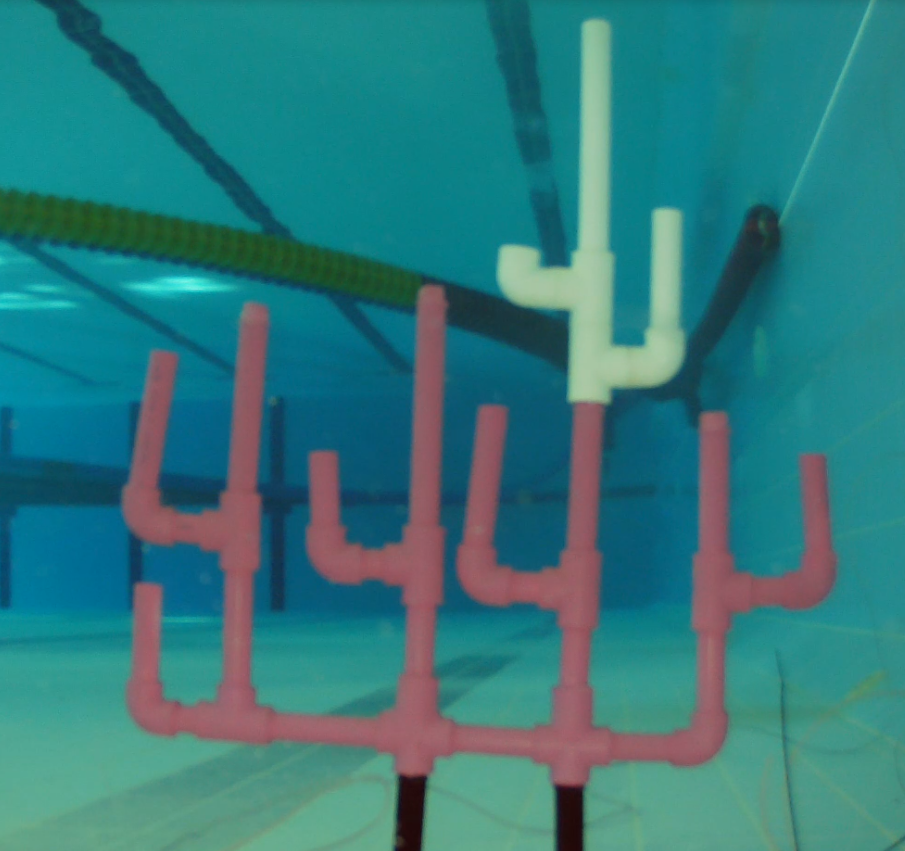
#> input picture fotolar/foto2.png, 905 x 851 px, given in place of fotoooF2.png, which was not available
$ python mainClass_3.py
#> lines starting #> are read from the running program, lines starting #| are printed output that depends on the picture; after the words box and inside, x2 and y2 are one past the last pixel; in counts of white or black regions, pixels touching at a corner belong together; pictures that were not available may be replaced by others from this repository, and a replacement may not be noted
#> further down, coral_reef_photo is the input picture: shape (851, 905, 3); mean B, G, R 125.2, 122.2, 48.8
import cv2
import numpy as np
from skimage import filters
from skimage.morphology import skeletonize
import itertools
import time


"""
                            --- Coral Reef Main Code Class Yapısı Deneme ---
    Thread kullanımı yok. Düz sırayla işlemler yapılıyor. Tüm değişkenlere ve fonksiyonlara İngilizce isimler yazıldı.
Saniyede ortalama 7 - 8 frame işlenmektedir. Ubuntu işletim sisteminde daha stabil çalışmaktadır.

"""


class Coral:
    version = "1.3"

    def __init__(self):
        """
            Coral sınıfının tüm değişkenlerinin tanımlandığı __init__ fonksiyonu
        """

        self.image = None
        self.copy_image = None
        self.copy_image_2 = None
        self.hsv_image = None
        self.pink_image = None
        self.white_image = None
        self.bitwise_image = None
        self.mask_sum_image = None
        self.skeleton_image = None
        self.skeleton_warped = None
        self.roi_image = None
        self.roi_mask_image = None
        self.roi_diff = 10
        self.soft_image = None
        self.warped_photo = None
        self.transformed_photo = None
        self.overlapped_image = None
        self.min_pink_area_value = 10000
        self.max_area = 0
        self.points = []
        self.points_end = []
        self.points_warped = []
        self.points_warped_end = []
        self.key_points = []
        self.key_points_photo = []
        self.line_1 = []
        self.line_2 = []

        self.kernel_1_1 = np.ones((1, 1), np.uint8)
        self.kernel_1_3 = np.ones((1, 3), np.uint8)
        self.kernel_3_1 = np.ones((3, 1), np.uint8)
        self.kernel_3_3 = np.ones((3, 3), np.uint8)
        self.kernel_5_5 = np.ones((5, 5), np.uint8)

        self.lowerPink = np.array([120, 0, 68])
        self.upperPink = np.array([179, 255, 255])
        self.lowerWhite = np.array([40, 0, 170])
        self.upperWhite = np.array([90, 95, 255])

        self.frameSize = (960, 540)
        self.error_msg = ""

    def get_image(self, image):
        """
            Buraya videodan gelen frame ler girilir ve girilen frame self değişkenlere atanır, gerekli kopyaları alınır.
        Ayrı olarak bu fonksiyon her çağrıldığında bir önceki frame e ait olan değişkenler sıfırlanır ve sürekli ayrı
        class tanımlanmaya gerek kalmadan loop başına yazılarak yeniden tanımlanmış hale getirir. İleriki aşamalarda
        canlı çekilen frame ler bu fonksiyona girilecektir.
        """

        self.error_msg = "OK"
        self.image = image
        # self.hsv_image = cv2.cvtColor(self.image, cv2.COLOR_BGR2HSV)
        self.copy_image = np.copy(self.image)
        self.copy_image_2 = np.copy(self.image)
        self.skeleton_image = None
        self.skeleton_warped = None
        self.roi_image = None
        self.transformed_photo = None
        self.roi_mask_image = np.copy(self.image)
        self.roi_diff = 10
        self.points = []
        self.points_end = []
        self.points_warped = []
        self.points_warped_end = []
        self.key_points = []
        self.key_points_photo = []
        self.line_1 = []
        self.line_2 = []

    # [29 lines left out: functions transform_hsv, apply_bitwise, apply_white_mask, not called in this run]

    def apply_pink_mask(self, input_image):
        """
            Fonksiyon çağrıldığında gelen görüntüyü pembe renkte maskeler ve bunu hem return le geri verir hem de main
        looptan kolay erişilebilmesi için self.pink_image değişkenine atar.
        """

        hsv_image = cv2.cvtColor(input_image, cv2.COLOR_BGR2HSV)
#> hsv_image: shape (425, 452, 3); mean H, S, V 99.7, 178.3, 135.7
        mask_pink = cv2.inRange(hsv_image, self.lowerPink, self.upperPink)
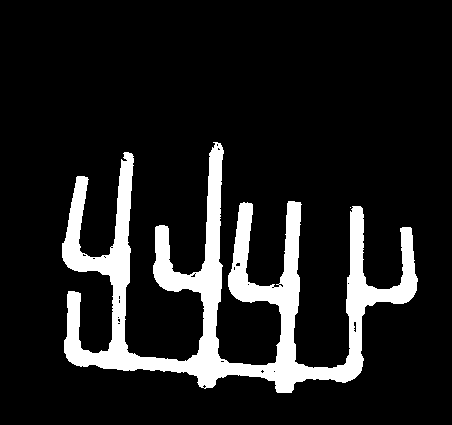
#> mask_pink: shape (425, 452); 12.4% white; 2 white regions (1 under 20 px)
        self.pink_image = mask_pink
        return mask_pink

    def apply_mask(self, input_image):
        """
            Fonksiyon çağrıldığında gelen görüntüyü beyaz ve pembe renkte maskeler ve bunu hem return le geri verir
        hem de main looptan kolay erişilebilmesi için self.mask_sum_image değişkenine atar.
        """

        hsv_image = cv2.cvtColor(input_image, cv2.COLOR_BGR2HSV)
        mask_white = cv2.inRange(hsv_image, self.lowerWhite, self.upperWhite)
        # cv2.imshow("White Mask", mask_white)
        mask_pink = cv2.inRange(hsv_image, self.lowerPink, self.upperPink)
        # cv2.imshow("Pink Mask", mask_pink)
        self.mask_sum_image = cv2.add(mask_white, mask_pink)
        return self.mask_sum_image

    def get_roi_image(self):    # Farkı bulunacak ilk görsel için
        """
            Bu fonksiyon çağırıldığında get_image fonksiyonunda girilen frame in ROI si alınır. Bunu yapmak için
        öncelikle görüntünün pembe maskesini alır ve konturlar. En Büyük konturlu olan alanı bulur ve
        min_pink_area_value ile karşılaştırır eğer bu değerden büyükse devam eder küçükse False döndürür. Devam eden kod
        bu konturu alınmış en büyük alanın sağ, sol ve alt noktalarını alarak ROI sini çıkarır.
        """

        self.apply_pink_mask(self.image)
        contours, _ = cv2.findContours(self.pink_image, cv2.RETR_TREE, cv2.CHAIN_APPROX_SIMPLE)
#> contours = 27 contours, 25 with area under 20; largest, box (x1, y1, x2, y2) and area: (62, 142, 418, 393) 22386, (353, 321, 357, 333) 26

        area_list = []
        for i in range(len(contours)):
            area_list.append(cv2.contourArea(contours[i]))
#> this loop made 27 passes
#> after the loop, area_list = 27 values, max 22385.5 at index 1, min 0 at index 0, mean 835.1
        if not area_list == []:
            self.max_area = max(area_list)
#> self.max_area = 22385.5
            big_area_index = area_list.index(self.max_area)
#> big_area_index = 1
            if self.max_area < self.min_pink_area_value:
                self.error_msg = "Alan kucuk !!!"
                return False
        else:
            self.error_msg = "Alan hesaplanamadi !!!"
            return False

        x, y, w, h = cv2.boundingRect(contours[big_area_index])
#> x = 62; y = 142; w = 356; h = 251

        self.apply_mask(self.image)
#> in apply_mask, `mask_white = cv2.inRange(hsv_image, self.lowerWhite, self.upperWhite)`:
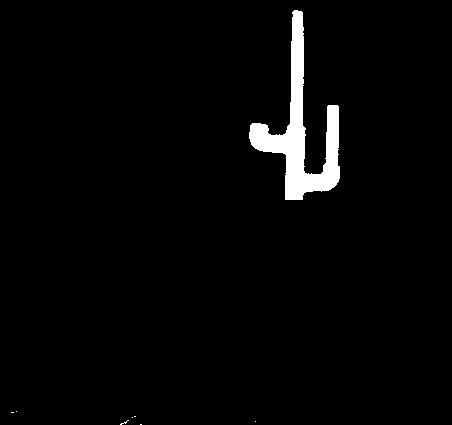
#> mask_white: shape (425, 452); 2.7% white; 8 white regions (7 under 20 px), largest, box (x1, y1, x2, y2) and area: (249, 10, 340, 200) 5094
#> in apply_mask, `self.mask_sum_image = cv2.add(mask_white, mask_pink)`:
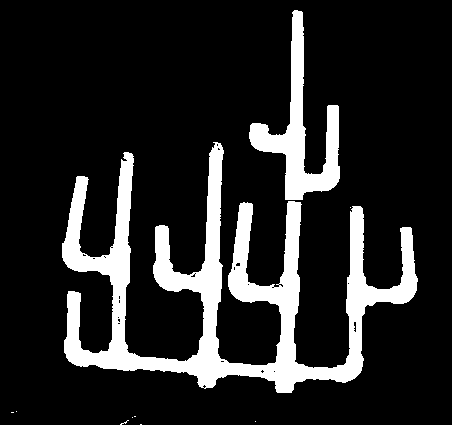
#> self.mask_sum_image: shape (425, 452); 15.1% white; 10 white regions (8 under 20 px), largest, box (x1, y1, x2, y2) and area: (62, 142, 418, 393) 23798, (249, 10, 340, 200) 5094
        if x - 10 < 0:
            left_value = 0
        else:
            left_value = x - 10
#> left_value = 52

        if x + w + 10 > self.image.shape[1]:
            right_value = self.image.shape[1]
        else:
            right_value = x + w + 10
#> right_value = 428
        self.roi_diff = left_value
#> self.roi_diff = 52
        """
            roi_diff değerini ROI nin sol değerine eşitliyoruz. Bu değeri ROI de bulduğumuz kesişimnoktalarının
        koordinatlarını gerçek fotoğrafta görmek istediğimzde noktaların x değerine ekliyoruz.
        """
        self.roi_mask_image = self.mask_sum_image[0:y + h + 10, left_value:right_value]
#> self.roi_mask_image: shape (403, 376); 19.1% white; 3 white regions (1 under 20 px), largest, box (x1, y1, x2, y2) and area: (10, 142, 366, 393) 23798, (197, 10, 288, 200) 5094
        self.roi_image = self.copy_image[0:y + h + 10, left_value:right_value]
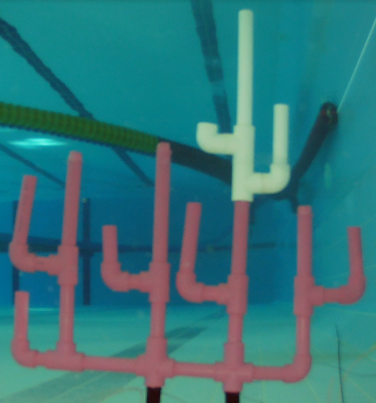
#> self.roi_image: shape (403, 376, 3); mean B, G, R 122.6, 118.1, 50.1
        return True

    # [50 lines left out: function get_roi, not called in this run]

    def soften(self, input_image):
        """
            Fonksiyon çağrıldığında gelen görüntüdeki noise leri giderir ve bunu hem return le geri verir hem de main
        looptan kolay erişilebilmesi için self.soft_image değişkenine atar.
        """
        eroded_image = cv2.erode(input_image, self.kernel_1_1)
        opened_image = cv2.morphologyEx(eroded_image, cv2.MORPH_OPEN, self.kernel_3_3, iterations=1)
#> opened_image: shape (403, 376); 19% white; 2 white regions, box (x1, y1, x2, y2) and area: (10, 143, 366, 393) 23661, (197, 10, 288, 200) 5075
        # cv2.imshow("Opened Image", opened_image)
        closed_image = cv2.morphologyEx(opened_image, cv2.MORPH_CLOSE, self.kernel_5_5)
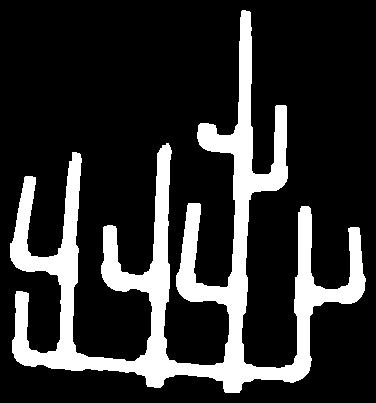
#> closed_image: shape (403, 376); 19.1% white; 1 white region, box (x1, y1, x2, y2) and area: (10, 10, 366, 393) 28913
        # cv2.imshow("Closed Image", closed_image)
        dilated_image = cv2.dilate(closed_image, self.kernel_3_1, iterations=1)
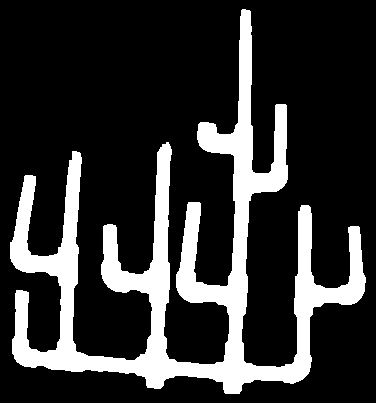
#> dilated_image: shape (403, 376); 19.9% white; 1 white region, box (x1, y1, x2, y2) and area: (10, 9, 366, 394) 30219
        self.soft_image = dilated_image
        # cv2.imshow("Softened Image", self.image)
        return dilated_image

    @staticmethod
    def generate_nonadjacent_combination(input_list, take_n):
        """
            Skeletonize alma fonksiyonlarından biri
        """

        all_comb = []
        for comb in itertools.combinations(input_list, take_n):
            comb = np.array(comb)
            d = np.diff(comb)
            if len(d[d == 1]) == 0 and comb[-1] - comb[0] != 7:
                all_comb.append(comb)
        return all_comb

    @staticmethod
    def populate_intersection_kernel(combinations):
        """
            Skeletonize alma fonksiyonlarından biri
        """

        template = np.array((
            [-1, -1, -1],
            [-1, 1, -1],
            [-1, -1, -1]), dtype="int")
        match = [(0, 1), (0, 2), (1, 2), (2, 2), (2, 1), (2, 0), (1, 0), (0, 0)]
        kernels = []
        for n in combinations:
            tmp = np.copy(template)
            for m in n:
                tmp[match[m][0], match[m][1]] = 1
            kernels.append(tmp)
        return kernels

    # [53 lines left out: function find_endoflines, not called in this run]

    def give_intersection_kernels(self):
        """
            Skeletonize alma fonksiyonlarından biri
        """

        input_list = np.arange(8)
        taken_n = [4, 3]
        kernels = []
        for taken in taken_n:
            comb = self.generate_nonadjacent_combination(input_list, taken)
            tmp_ker = self.populate_intersection_kernel(comb)
            kernels.extend(tmp_ker)
        return kernels

    def find_line_intersection(self, input_image):
        """
            Skeletonize alma fonksiyonlarından biri
        """

        kernel = np.array(self.give_intersection_kernels())
        output_image = np.zeros(input_image.shape)
        for i in np.arange(len(kernel)):
            out = cv2.morphologyEx(input_image, cv2.MORPH_HITMISS, kernel[i, :, :])
            out = cv2.dilate(out, np.ones((7, 7), np.uint8), iterations=3)
            output_image = output_image + out

        return output_image

    def apply_skeletonize(self):
        """
            ROI si alınmış görüntünün iskeletini çıkaran ve kesişim noktalarını self.points listesine ekleyen fonksiyon.
        """

        self.soften(self.roi_mask_image)

        binary_image = self.soft_image > filters.threshold_otsu(self.soft_image)  # ???

        self.skeleton_image = skeletonize(binary_image, method='lee')
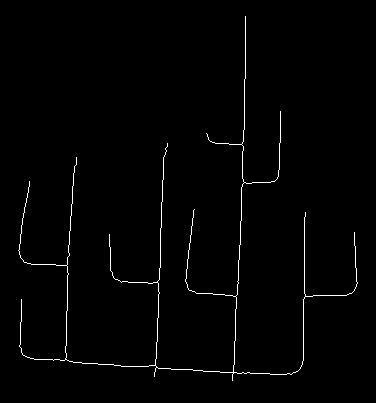
#> self.skeleton_image: shape (403, 376) bool; 1.2% white in thin lines or dots, all inside (x1, y1, x2, y2) = (18, 16, 358, 381)

        lint_image = self.find_line_intersection(self.skeleton_image)
#> after the loop in find_line_intersection, `for i in np.arange(len(kernel)):`: output_image: shape (403, 376) float64; every value is 0

        processed_image = np.uint8(lint_image)
        contours, _ = cv2.findContours(processed_image, cv2.RETR_EXTERNAL, cv2.CHAIN_APPROX_NONE)

        for i in range(len(contours)):
            x, y, w, h = cv2.boundingRect(contours[i])
            self.points.append((int(x + w / 2), int(y + h / 2)))

    # [286 lines left out: functions apply_skeletonize_2, find_key_points, find_key_points_end, overlap, find_difference, show_image and 1 more, not called in this run]


if __name__ == "__main__":
    cap = cv2.VideoCapture("C:\\Users\\QP\\Desktop\\videos\\video8.mkv")
    coral_reef_photo = cv2.imread("C:\\Users\\QP\\Desktop\\fotolar\\fotoooF2.png")
    coral_reef_photo = cv2.resize(coral_reef_photo,
                                  (int(coral_reef_photo.shape[1] / 2), int(coral_reef_photo.shape[0] / 2)))
    print("Coral Version : ", Coral.version)
    # cv2.imshow("Image", coral_reef_photo)
    coral_reef_before = Coral()
    coral_reef_before.get_image(coral_reef_photo)
    print("ROI Coral Reef Before : ", coral_reef_before.get_roi_image())
    # cv2.imshow("ROI", coral_reef_before.roi_mask_image)
#> (the run stopped early here; a loop or call above may not have finished)
